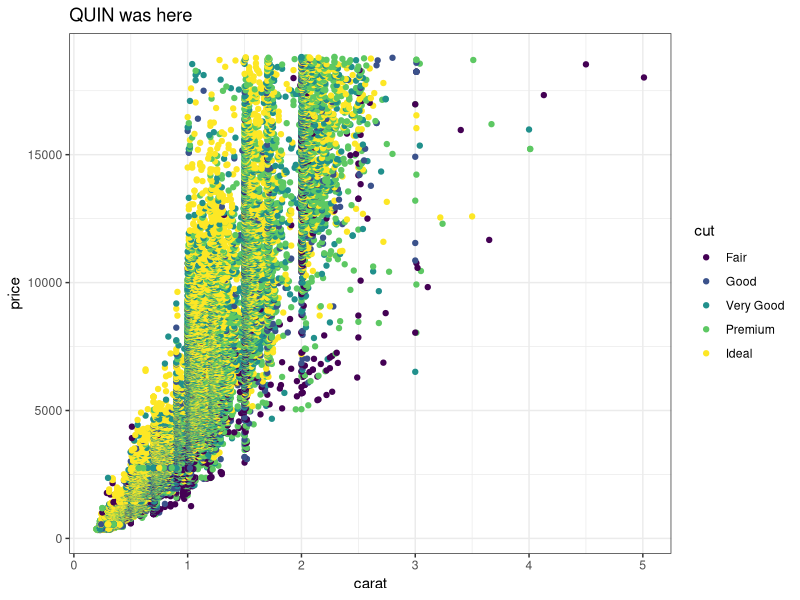
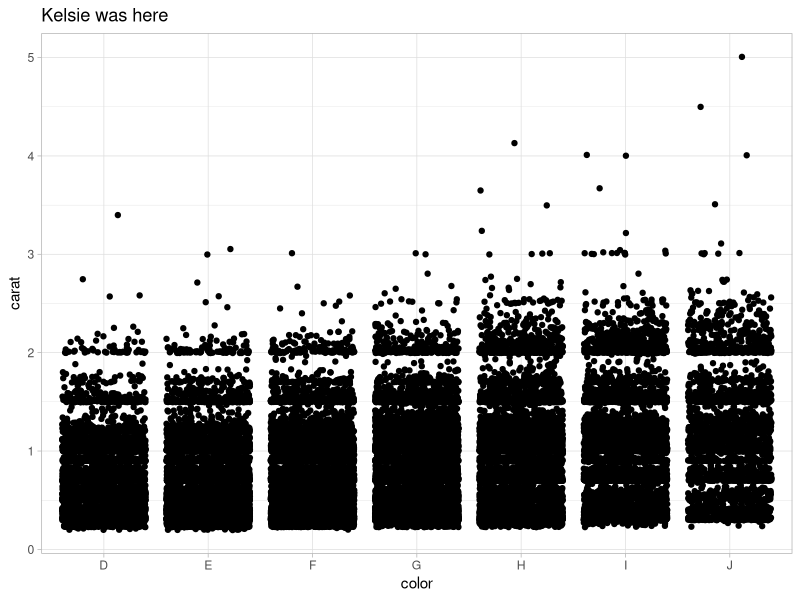

Here is the R script that generated these plots, in order:
## ---- chunk 1
knitr::opts_chunk$set(echo = TRUE)
library(tidyverse)
## ---- chunk 2
# Partner 1: 
# Run the code below to see the original graph
# Change the code below to make the point color change based on 'cut', and update the theme to theme_bw(). Update the title to include your first name. 

ggplot(data = diamonds, aes(x = carat, y = price, color = cut)) +
  geom_point() +
  theme_void() +
  labs(title = "QUIN was here") +
  theme_bw()
## ---- chunk 3
# Partner 2: 
# Run the code below to see the original graph
# Change the code below to make the geom a geom_jitter, and update the theme to theme_light. Update the title to include your first name. 

ggplot(data = diamonds, aes(x = color, y = carat)) +
  geom_jitter() +
  theme_light() +
  labs(title = "Kelsie was here")
## ---- chunk 4
poop <- c(1, 4, 9, 11, 18, 27, 49, 63)
poop
# Coding is difficult but kinda fun?
#fuck maybe it did not pull lol
## ---- chunk 5
